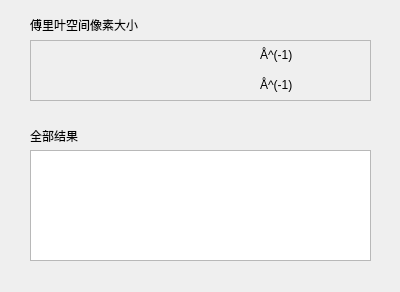
<?xml version="1.0" encoding="UTF-8"?>
<ui version="4.0">
 <class>Result1</class>
 <widget class="QDialog" name="Result1">
  <property name="geometry">
   <rect>
    <x>0</x>
    <y>0</y>
    <width>400</width>
    <height>292</height>
   </rect>
  </property>
  <property name="windowTitle">
   <string>计算器</string>
  </property>
  <widget class="QFrame" name="frame">
   <property name="geometry">
    <rect>
     <x>30</x>
     <y>40</y>
     <width>341</width>
     <height>61</height>
    </rect>
   </property>
   <property name="frameShape">
    <enum>QFrame::StyledPanel</enum>
   </property>
   <property name="frameShadow">
    <enum>QFrame::Raised</enum>
   </property>
   <widget class="QLabel" name="PmValue">
    <property name="geometry">
     <rect>
      <x>60</x>
      <y>0</y>
      <width>161</width>
      <height>29</height>
     </rect>
    </property>
    <property name="text">
     <string/>
    </property>
    <property name="alignment">
     <set>Qt::AlignCenter</set>
    </property>
   </widget>
   <widget class="QLabel" name="PmUnit">
    <property name="geometry">
     <rect>
      <x>230</x>
      <y>0</y>
      <width>51</width>
      <height>29</height>
     </rect>
    </property>
    <property name="text">
     <string>Å^(-1)</string>
    </property>
   </widget>
   <widget class="QLabel" name="PnValue">
    <property name="geometry">
     <rect>
      <x>60</x>
      <y>30</y>
      <width>161</width>
      <height>29</height>
     </rect>
    </property>
    <property name="text">
     <string/>
    </property>
    <property name="alignment">
     <set>Qt::AlignCenter</set>
    </property>
   </widget>
   <widget class="QLabel" name="PnUnit">
    <property name="geometry">
     <rect>
      <x>230</x>
      <y>30</y>
      <width>51</width>
      <height>29</height>
     </rect>
    </property>
    <property name="text">
     <string>Å^(-1)</string>
    </property>
   </widget>
  </widget>
  <widget class="QLabel" name="CalculateName">
   <property name="geometry">
    <rect>
     <x>30</x>
     <y>4</y>
     <width>211</width>
     <height>41</height>
    </rect>
   </property>
   <property name="text">
    <string>傅里叶空间像素大小</string>
   </property>
  </widget>
  <widget class="QLabel" name="CalculateAll">
   <property name="geometry">
    <rect>
     <x>30</x>
     <y>120</y>
     <width>171</width>
     <height>31</height>
    </rect>
   </property>
   <property name="text">
    <string>全部结果</string>
   </property>
  </widget>
  <widget class="QTextEdit" name="AllResult">
   <property name="geometry">
    <rect>
     <x>30</x>
     <y>150</y>
     <width>341</width>
     <height>111</height>
    </rect>
   </property>
  </widget>
 </widget>
 <resources/>
 <connections/>
</ui>
